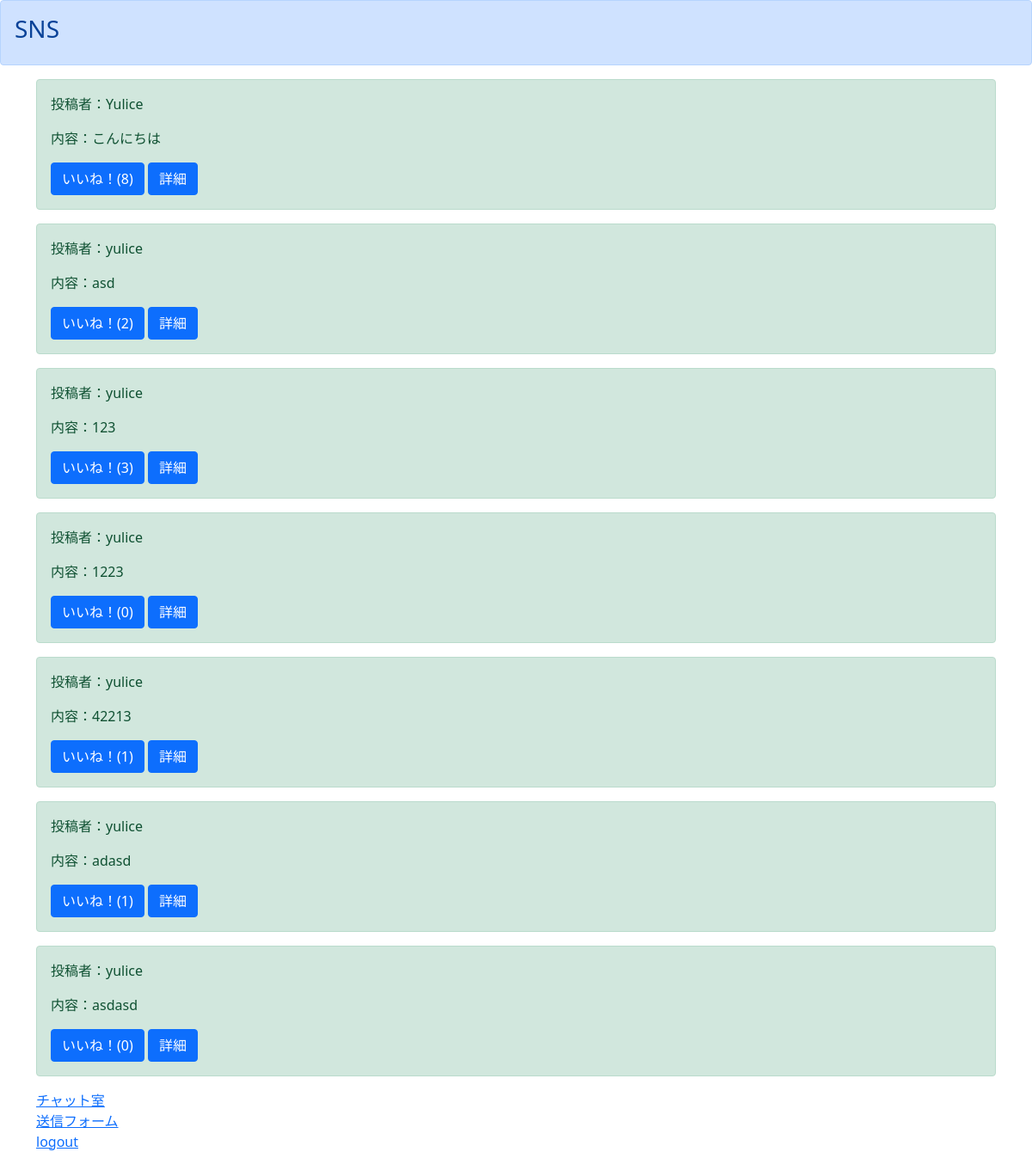
Screenshot of /list/ (signed in) with the database file from the repository.
### boardapp/models.py (models this page shows)
class BoardModel(models.Model):
    content = models.TextField()
    author = models.CharField(max_length=50)
    good = models.IntegerField(null=True, blank=True, default=0)
    read = models.IntegerField(null=True, blank=True, default=0)
    readtext = models.TextField(null=True, blank=True)

### boardapp/views.py (the view)
# urls.py: path('list/', listfunc, name='list'),
def listfunc(request):
    object_list = BoardModel.objects.all()
    return render(request, 'list.html', {'object_list':object_list})

### templates/list.html
{% extends 'base.html' %}
{% block header %}
<div class="alert alert-primary" role="alert">
    <h3>SNS</h3>
</div>
{% endblock header %}
{% block content %}
{% if user.is_authenticated %}
<div class="container">
    {% for item in object_list %}
    <div class="alert alert-success" role="alert">
        <p>投稿者：{{ item.author }}</p>
        <p>内容：{{ item.content }}</p>
        <a href="{% url 'good' item.pk %}" class="btn btn-primary"  tabindex="-1" role="button" aria-disabled="true">いいね！({{ item.good }})</a>
        <a href="{% url 'detail' item.pk %}" class="btn btn-primary" tabindex="-1" role="button" aria-disabled="true">詳細</a>
    </div>
    {% endfor %}
    <a href="{% url 'index' %}" >チャット室</a><br>
    <a href="{% url 'create' %}" >送信フォーム</a><br>
    <a href="{% url 'logout' %}" >logout</a>
</div>
{% else %}
Please login
{% endif %}
{% endblock content %}

### templates/base.html (shortened to what this page needs)
<!doctype html>
<html lang="en">
  <head>
    <link href="https://cdn.jsdelivr.net/npm/bootstrap@5.0.0-beta1/dist/css/bootstrap.min.css" rel="stylesheet">
  </head>
    {% block header %}
    {% endblock header %}
    {% block content %}
    {% endblock content %}
</html>

### rows the page displays
BoardModel: author "Yulice", content "こんにちは", good "8"
BoardModel: author "yulice", content "asd", good "2"
BoardModel: author "yulice", content "123", good "3"
BoardModel: author "yulice", content "1223", good "0"
BoardModel: author "yulice", content "42213", good "1"
BoardModel: author "yulice", content "adasd", good "1"
BoardModel: author "yulice", content "asdasd", good "0"
